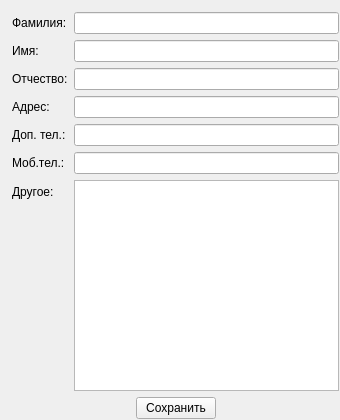
<?xml version="1.0" encoding="UTF-8"?>
<ui version="4.0">
 <class>AdressBookEntry</class>
 <widget class="QWidget" name="AdressBookEntry">
  <property name="geometry">
   <rect>
    <x>0</x>
    <y>0</y>
    <width>340</width>
    <height>420</height>
   </rect>
  </property>
  <property name="windowTitle">
   <string>AdressBookEntry</string>
  </property>
  <widget class="QWidget" name="">
   <property name="geometry">
    <rect>
     <x>12</x>
     <y>12</y>
     <width>327</width>
     <height>407</height>
    </rect>
   </property>
   <layout class="QVBoxLayout" name="verticalLayout">
    <item>
     <layout class="QFormLayout" name="formLayout">
      <item row="0" column="0">
       <widget class="QLabel" name="label_secondName">
        <property name="text">
         <string>Фамилия:</string>
        </property>
       </widget>
      </item>
      <item row="0" column="1">
       <widget class="QLineEdit" name="lineEdit_secondName"/>
      </item>
      <item row="1" column="0">
       <widget class="QLabel" name="label_firstName">
        <property name="text">
         <string>Имя:</string>
        </property>
       </widget>
      </item>
      <item row="1" column="1">
       <widget class="QLineEdit" name="lineEdit_firstName"/>
      </item>
      <item row="2" column="0">
       <widget class="QLabel" name="label_thirdName">
        <property name="text">
         <string>Отчество:</string>
        </property>
       </widget>
      </item>
      <item row="2" column="1">
       <widget class="QLineEdit" name="lineEdit_thirdName"/>
      </item>
      <item row="3" column="0">
       <widget class="QLabel" name="label_adress">
        <property name="text">
         <string>Адрес:</string>
        </property>
       </widget>
      </item>
      <item row="3" column="1">
       <widget class="QLineEdit" name="lineEdit_adress"/>
      </item>
      <item row="4" column="0">
       <widget class="QLabel" name="label_homePhoneNumber">
        <property name="text">
         <string>Доп. тел.:</string>
        </property>
       </widget>
      </item>
      <item row="4" column="1">
       <widget class="QLineEdit" name="lineEdit_homePhoneNumber"/>
      </item>
      <item row="5" column="0">
       <widget class="QLabel" name="label_mobilePhoneNumber">
        <property name="text">
         <string>Моб.тел.:</string>
        </property>
       </widget>
      </item>
      <item row="5" column="1">
       <widget class="QLineEdit" name="lineEdit_mobilePhoneNumber"/>
      </item>
      <item row="6" column="0">
       <widget class="QLabel" name="label_other">
        <property name="text">
         <string>Другое:</string>
        </property>
       </widget>
      </item>
      <item row="6" column="1">
       <widget class="QPlainTextEdit" name="plainTextEdit"/>
      </item>
     </layout>
    </item>
    <item>
     <layout class="QHBoxLayout" name="horizontalLayout">
      <item>
       <spacer name="horizontalSpacer">
        <property name="orientation">
         <enum>Qt::Horizontal</enum>
        </property>
        <property name="sizeHint" stdset="0">
         <size>
          <width>40</width>
          <height>20</height>
         </size>
        </property>
       </spacer>
      </item>
      <item>
       <widget class="QPushButton" name="pushButton">
        <property name="text">
         <string>Сохранить</string>
        </property>
       </widget>
      </item>
      <item>
       <spacer name="horizontalSpacer_2">
        <property name="orientation">
         <enum>Qt::Horizontal</enum>
        </property>
        <property name="sizeHint" stdset="0">
         <size>
          <width>40</width>
          <height>20</height>
         </size>
        </property>
       </spacer>
      </item>
     </layout>
    </item>
   </layout>
  </widget>
 </widget>
 <resources/>
 <connections/>
</ui>
